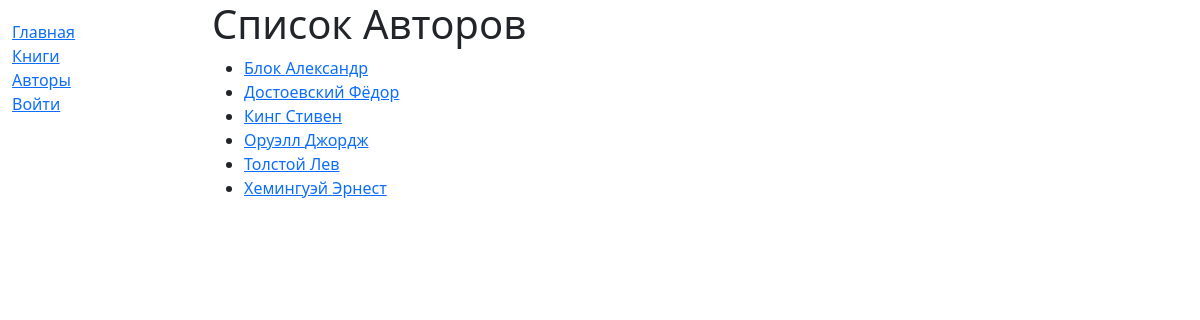
Screenshot of /catalog/authors/ with the database file from the repository.
### catalog/models.py (models this page shows, shortened)
class Author(models.Model):
    first_name = models.CharField(max_length=100)
    last_name = models.CharField(max_length=100)
    date_of_birth = models.DateField(null=True, blank=True)
    date_of_death = models.DateField('died', null=True, blank=True)
    def get_absolute_url(self):
        return reverse('author-detail', args=[str(self.id)])
    class Meta:
        ordering = ['last_name']

### catalog/views.py (the view)
class AuthorListView(generic.ListView):
    model = Author
    paginate_by = 10

### catalog/templates/catalog/author_list.html
{% extends "base_generic.html" %}
{% block content %}
    <h1>Список Авторов</h1>
    {% if author_list %}
    <ul>
      {% for author in author_list %}
      <li>
        <a href="{{ author.get_absolute_url }}">{{ author.last_name }} {{ author.first_name }}</a>
      </li>
      {% endfor %}
    </ul>
    {% else %}
      <p>В библиотеке отсутствуют авторы</p>
    {% endif %}
{% endblock %}

### rows the page displays
Author: last_name "Блок", first_name "Александр"
Author: last_name "Достоевский", first_name "Фёдор"
Author: last_name "Кинг", first_name "Стивен"
Author: last_name "Оруэлл", first_name "Джордж"
Author: last_name "Толстой", first_name "Лев"
Author: last_name "Хемингуэй", first_name "Эрнест"
